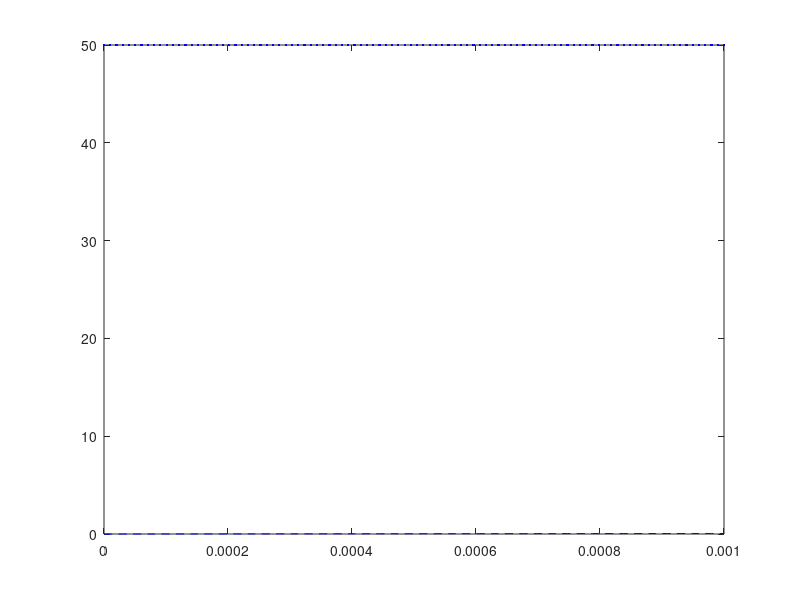

MATLAB code for this plot:
clear all
clc
e=input('Enter the value of epsilon')
x=linspace(0,0.001);
v=50*(1-exp(-x/e));
w=1-exp(-1/e);
u=v/w;
plot(x,u,'b--')
hold on
plot(x,50,'b')
hold off
